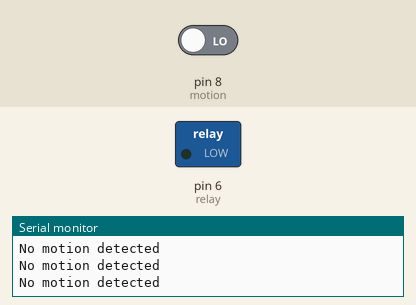
This sketch was run on a simulated Arduino Uno, built with avr-gcc and run on an emulated ATmega328P. Shown: switched loads named in the sketch (green lamp = pin HIGH), the last lines printed to the serial monitor. The inputs (shaded band) are chosen by the test bench; at power-on: pin 8 (motion) LOW.

Above: at 1.2 s.
1.3 s: pin 8 (motion) driven HIGH
At 2.0 s:
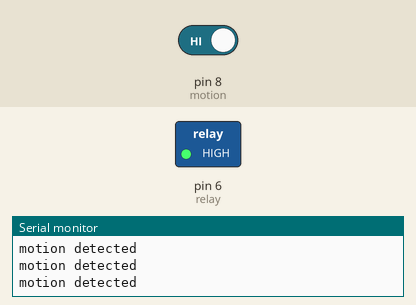
2.8 s: pin 8 (motion) driven LOW
At 3.4 s:
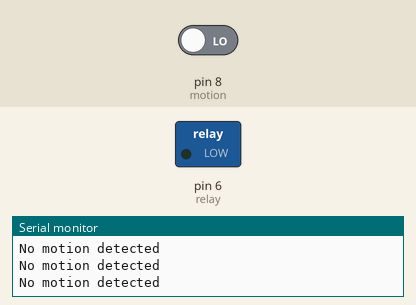
Timing chart, 0 to 5.8 s (numbered marks = the images above; inputs shaded):
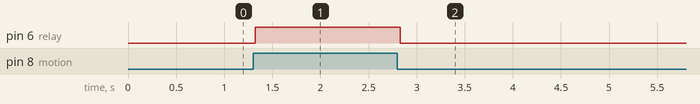

Measured:
- after the input at 1.3 s, pin 6 (relay): LOW → HIGH at once
- after the input at 2.8 s, pin 6 (relay): HIGH → LOW at once

The sketch:

LED_control_with_motion_sensor.ino
```cpp
int relay= 6;
int motion= 8;
void setup()
{
  Serial.begin(9600);
  pinMode(relay, OUTPUT);
  pinMode(motion, INPUT);
}

void loop()
{
  if(digitalRead(motion)==HIGH){
  Serial.println("motion detected");
  digitalWrite(relay, HIGH);
  }else{
    Serial.println("No motion detected");
    digitalWrite(relay, LOW);
  }
}
```
